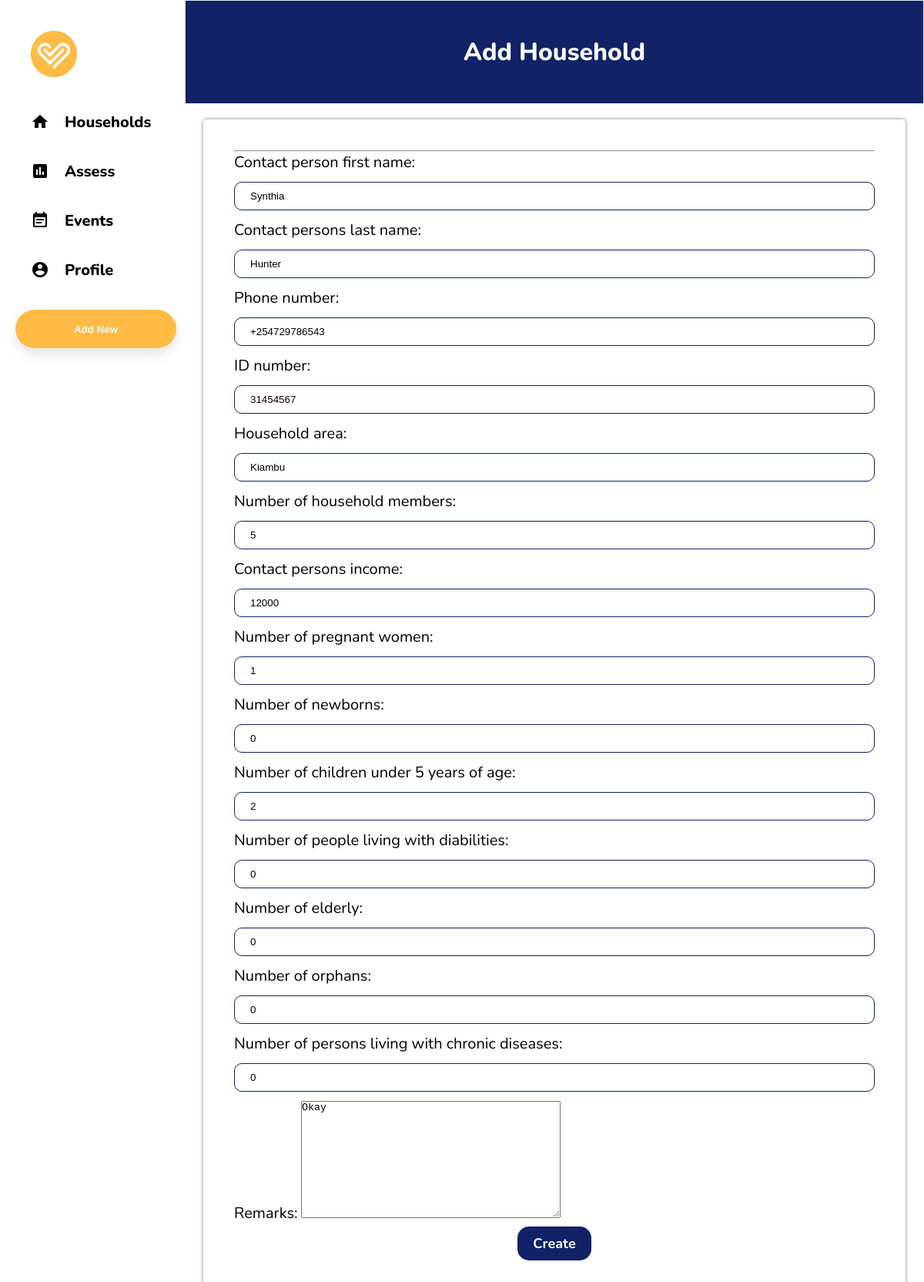
/chw/edit_household/1/, run on the app's committed database.
### chw/models.py (models this page shows, shortened)
class Households(models.Model):
    contact_person_first_name = models.CharField(max_length=15)
    contact_persons_last_name = models.CharField(max_length=20)
    phone_number = PhoneNumberField()
    ID_number = models.CharField(max_length=8)
    household_area = models.CharField( max_length = 30)
    number_of_household_members = models.IntegerField()
    contact_persons_income = models.BigIntegerField()
    number_of_pregnant_women = models.PositiveSmallIntegerField()
    number_of_newborns = models.PositiveSmallIntegerField()
    number_of_children_under_5_years_of_age = models.PositiveSmallIntegerField()
    number_of_people_living_with_diabilities = models.PositiveSmallIntegerField()
    number_of_elderly = models.PositiveSmallIntegerField()
    number_of_orphans = models.PositiveSmallIntegerField()
    number_of_persons_living_with_chronic_diseases = models.PositiveSmallIntegerField()
    remarks = models.TextField()

### chw/views.py (the view)
# urls.py: path('edit_household/' , edit_household, name = 'edit_household'),
def edit_household(request,id):
    household = Households.objects.get(id=id)
    if request.method=='POST':
        form = HouseholdRegistrationForm(request.POST,instance = household )
        if form.is_valid():
            form.save()
            return redirect('household')
    else:
        form = HouseholdRegistrationForm(instance = household )
        return render(request,'edit_household.html',{'form':form})

### chw/forms.py
class HouseholdRegistrationForm(forms.ModelForm):
    class Meta:
        model = Households
        fields ="__all__"

### Desktop/DjagoTechCare/techcare/chw/templates/edit_household.html (shortened to what this page needs)
{% extends 'base.html' %}
{% load static %}
{% block content %}
<div class="feed">
    <div class="feed__header">
      <h2>Add Household</h2>
    </div>
    <div class="fomu">
      <form method="POST">
          <hr>
          {{form.as_p}}
          <center><button class="button"><span> Create </span></button></center>
        </form>
  </div>
</div>
{% endblock %}

### chw/static/css/household.css (style rules this page uses)
* { margin: 0; padding: 0; box-sizing: border-box; }
body { --blue-color:#112266; --household-background: #e6ecf0; font-family: 'Nunito'; overflow-x: hidden; display: flex; height: 100vh; max-width: 1300px; margin-left: auto; margin-right: auto; }
.feed { width: calc(100% - 240px); position: relative; left: 240px; }
.feed__header { position: sticky; top: 0; background-color: var(--blue-color); z-index: 100; border: 1px solid var(--household-background); padding: 45px 20px; }
.feed__header h2 { font-size: 32px; font-weight: 800; text-align: center; color: #fff; }
.feed { -ms-overflow-style: none; scrollbar-width: none; }

### Desktop/DjagoTechCare/techcare/chw/templates/edit_household.html (style rules this page uses)
.fomu { font-size: 17px; padding:40px ; width:95%; height:auto; overflow:hidden; background-color: white; border-radius:5px; box-shadow:0px 0px 5px 0px gray; margin: 20px auto; }
.button { border-radius: 15px; background-color: #112266; border: none; color: #FFFFFF; text-align: center; font-size: 18px; padding: 10px 20px; transition: all 0.5s; cursor: pointer; margin: 4px; font-family: 'Nunito', sans-serif; font-weight: bold; }
.button span { cursor: pointer; display: inline-block; position: relative; transition: 0.5s; }
.button span:after { content: '\00bb'; position: absolute; opacity: 0; top: 0; right: -20px; transition: 0.5s; }
label { font-size: 20px; }
input { width: 100%; outline: none; padding: 10px 20px; border-radius: 10px; transition: all 0.3 ease; background-color: white; border: solid 1px #112266; margin: 12px auto; }

### data on the page
Households: contact_person_first_name "Synthia", contact_persons_last_name "Hunter", phone_number "+254729786543", ID_number "31454567", household_area "Kiambu", number_of_household_members "5", contact_persons_income "12000", number_of_pregnant_women "1", number_of_newborns "0", number_of_children_under_5_years_of_age "2", number_of_people_living_with_diabilities "0", number_of_elderly "0", number_of_orphans "0", as_p "0", remarks "Okay"
